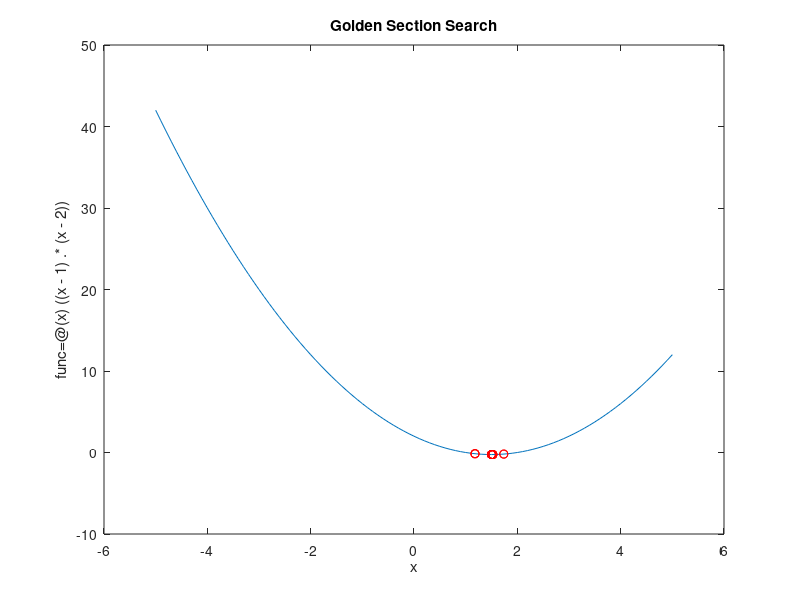
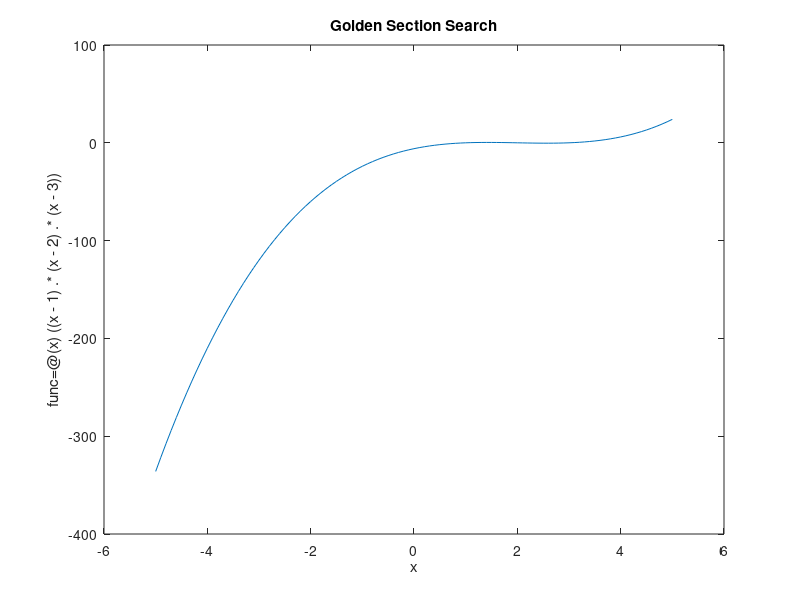

The MATLAB script that drew these images, in order: (Note: this script raises an error after producing the figures.)
%% Optimization (Minimization/Maximization)
%%
clear
clc
close all
fig = 0;
%%
% Let us take a function that we already know. A quadratic function that
% has only one minimum so our expectation from our algorithm and therefore
% the code is already set.
f = @(x)((x-1).*(x-2));
x = -5:0.1:5;
fig = fig+1;
figure(fig);
plot(x,f(x));
xlabel('x')
ylabel(['func=' func2str(f)])
title('Golden Section Search')
%% Golden Section Search

phi = (1+sqrt(5))/2;

xl = -5;
xr = 5;

x1 = xl+(phi-1)*(xr-xl);
x2 = xr-(phi-1)*(xr-xl);

f1 = f(x1);
f2 = f(x2);

err = 1;
tol = 0.001;
iter = 0;
maxiter = 50;

while err>tol && iter<maxiter
    if f1<f2 % x1 is closer to minimum
        xopt = x1; xl = x2; 
        x2 = x1; f2 = f1;
        x1 = xl + (phi-1)*(xr-xl); f1 = f(x1);
    else
        xopt = x2; xr = x1;
        x1 = x2; f1 = f2;
        x2 = xr - (phi-1)*(xr-xl); f2 = f(x2);
    end
    err = (2-phi)*abs((xr-xl));
    iter = iter+1;
    xopt_st(iter) = xopt;
end

if (iter<maxiter)
    fprintf('Minimum at x = %4.5f after %d iterations with err %1.5f\n',xopt,iter,err)
else
    fprintf('Maximum iterations reached: cannot trust the result')
end
%%
% Plotting the |xopt| is a good way of visualizing the behavior or the
% algorithm. 
figure(fig)
hold on
for i = 1:length(xopt_st)
    plot(xopt_st(i),f(xopt_st(i)),'or');
    pause(0.25)
end
hold off

%% 
% Working as expected! Well let's take another example: a cubic function.
% The bracket and everything else remaining the same. 
g = @(x)((x-1).*(x-2).*(x-3));
x = -5:0.1:5;
fig = fig+1;
figure(fig);
plot(x,g(x));
xlabel('x')
ylabel(['func=' func2str(g)])
title('Golden Section Search')
%%
% I made a separate |function| called |golden()| to make life easier.
[iter,xopt,xopt_st] = golden(xl,xr,g,tol,maxiter);

if (iter<maxiter)
    fprintf('Minimum at x = %4.5f after %d iterations with err %1.5f\n',xopt,iter,err)
else
    fprintf('Maximum iterations reached: cannot trust the result')
end
%%
% Let us plot the |xopt| trajector or movement again
figure(fig)
hold on
for i = 1:length(xopt_st)
    plot(xopt_st(i),g(xopt_st(i)),'or');
    pause(0.25)
end
hold off
%%
% *What the hell??!!* Why do you think this is happening?
% 
% The algorithm can see a lower value at the boundary. So it converges to
% the lowest point which it can find. Sorry! it is not the minimum you were
% looking for. Not to worry, this is acturally a good thing.
%
% Also, what will happen if |xopt = 0|?
%
%% Gradient Descent
% 
% The simpler, faster, and reckless sibling of *Golden Section Search*.
% Something like a Superman movie. It will get the bad folks but will
% destroy the entire city in the process if not careful. Our job is to make
% Superman (Gradient Descent) act like Batman (Golden Section Search).
%
% Let us code it! A quadratic function again, that has only one minimum. 
f = @(x)((x-1).*(x-2));
x = -5:0.1:5;
fig = fig+1;
figure(fig);
plot(x,f(x));
xlabel('x')
ylabel(['func=' func2str(f)])
title('Gradient Descent')
%% 
% We would need the derivative of the function. Let us use the automatic
% differentiation below.

clear xopt_st % Why am I doing this?

xopt = 0; % we need only one point
xopt_old = 0;

syms xsym
df = matlabFunction(diff(f(xsym)));

iter = 0;
err = 1;
gamma = 0.5; % for now, we will change this later
while err>tol && iter < maxiter
    xopt = xopt - gamma* df(xopt);
    err = abs((xopt-xopt_old)/xopt);
    xopt_old = xopt;
    iter = iter+1;
    xopt_st(iter) = xopt;
end

if (iter<maxiter)
    fprintf('Minimum at x = %4.5f after %d iterations with err %1.5f\n',xopt,iter,err)
else
    fprintf('Maximum iterations reached: cannot trust the result')
end
%%
% Look at the error. Compare to Golden Section Search.
% Plot the error with each each iteration to visualize
% what is going on.
%
% Now let us visualize the |xopt| trajectory
figure(fig)
hold on
for i = 1:length(xopt_st)
    plot(xopt_st(i),f(xopt_st(i)),'or');
    pause(0.25)
end
hold off
%%
% I again made this into a function so I can reuse it. Now let us call and
% this function and see it's behavior.

g = @(x)((x-1).*(x-2).*(x-3));
x = -5:0.1:5;
fig = fig+1;
figure(fig);
plot(x,g(x));
xlabel('x')
ylabel(['func=' func2str(g)])
title('Gradient Descent')

xopt = 0;
[iter,xopt,xopt_st] = gradient(xopt,g,gamma,tol,maxiter);

if (iter<maxiter)
    fprintf('Minimum at x = %4.5f after %d iterations with err %1.5f\n',xopt,iter,err)
else
    fprintf('Maximum iterations reached: cannot trust the result')
end

figure(fig)
hold on
for i = 1:length(xopt_st)
    plot(xopt_st(i),g(xopt_st(i)),'or');
    pause(0.25)
end
hold off
%%
% What the hell again??!! Why didn't this thing stop at the boundary? 
%
% There are no brackets that gradient method is aware of so it can descend
% infinitely. Try xopt = 2 and see what happens
g = @(x)((x-1).*(x-2).*(x-3));
x = -5:0.1:5;
fig = fig+1;
figure(fig);
plot(x,g(x));
xlabel('x')
ylabel(['func=' func2str(g)])
title('Gradient Descent')

xopt = 2;
[iter,xopt,xopt_st] = gradient(xopt,g,gamma,tol,maxiter);

if (iter<maxiter)
    fprintf('Minimum at x = %4.5f after %d iterations with err %1.5f\n',xopt,iter,err)
else
    fprintf('Maximum iterations reached: cannot trust the result')
end

figure(fig)
hold on
for i = 1:length(xopt_st)
    plot(xopt_st(i),g(xopt_st(i)),'or');
    pause(0.25)
end
hold off
%% Lessons Learned
% * Golden Section Search: Slow to converge to a minimum within boundaries
% * Gradient Descent: Fast but can easily go out of bounds and get into
% trouble.
% So, how to make Gradient Descent behave. 
% 
% *Gradient Descent Whisperer:* Enforce some barriers (barrier-functions) at
% the end-points so that it does not run off. If you ever hear about
% log-barriers or (some other function)-barrier, you should be able to
% relate what is being done.

